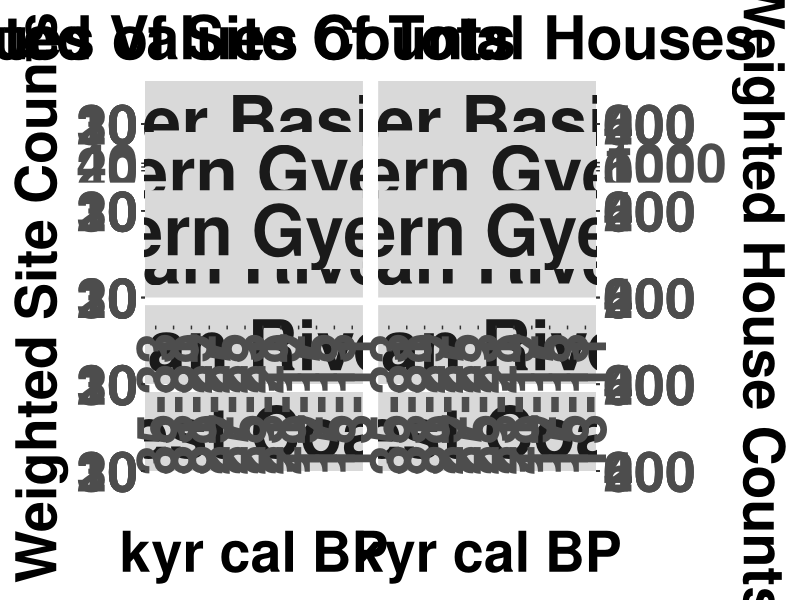

The R script that drew this image:
library(dplyr)
library(ggplot2)
library(readr)
library(stringr)
library(tidyr)
library(ggsci)
library(patchwork)
library(here)

here()

# 데이터 읽기
Data <- read_csv(here("Data","After_Combine.csv"))

Data_clean <- Data %>% filter(is.na(Mismatch_Flag))


Site_Minmax <- Data_clean %>% 
  group_by(Site_Code, Sub_Region, Total_Houses, Period_New) %>% 
  summarise(
    median_min = min(median, na.rm = TRUE),
    median_max = max(median, na.rm = TRUE),
    .groups = "drop"
  )

# Counting Total Houses per sub region
Regional_Total_Houses <- Site_Minmax %>%
  group_by(Sub_Region) %>%
  summarise(
    total_houses = sum(Total_Houses, na.rm = TRUE),
    site_count = n_distinct(Site_Code),
    .groups = "drop"
  )


Regional_Total_Houses_Period <- Site_Minmax %>%
  group_by(Sub_Region,Period_New) %>%
  summarise(
    total_houses = sum(Total_Houses, na.rm = TRUE),
    site_count = n_distinct(Site_Code),
    .groups = "drop"
  )


# Create a sequence of time intervals
intervals <- seq(3500, 1100, by = -200)

# Function to calculate phases and phases string for each site
calculate_phases <- function(site_data) {
  presence_phases <- 0
  phases_string <- character(0)
  
  for (i in (length(intervals) - 1):1) {
    interval_start <- intervals[i]
    interval_end <- intervals[i + 1]
    
    min_val <- as.numeric(site_data[["median_min"]])
    max_val <- as.numeric(site_data[["median_max"]])
    
    if (is.na(min_val) || is.na(max_val)) next
    
    if (max_val >= interval_end && min_val <= interval_start) {
      presence_phases <- presence_phases + 1
      phases_string <- c(phases_string, sprintf("%d-%d", interval_start, interval_end))
    }
  }
  
  phases_string <- rev(phases_string)
  return(c(presence_phases, paste(phases_string, collapse = ",")))
}

results <- t(apply(Site_Minmax, 1, calculate_phases))

# Add results to the data frame
Site_Minmax$presence_phases <- as.integer(results[, 1])
Site_Minmax$phases_string <- results[, 2]

# Calculate values based on number of presence phases
Site_Minmax$phase_weight <- round(1 / Site_Minmax$presence_phases, 2)
Site_Minmax$adjusted_house_count <- Site_Minmax$phase_weight * Site_Minmax$Total_Houses

# Remove sites with zero presence phases
Site_Minmax <- Site_Minmax %>% filter(presence_phases != 0)

# Expand rows so that each phase has a separate row
Site_Minmax <- separate_rows(Site_Minmax, phases_string, sep = ",")

# List of all unique phases present
unique(Site_Minmax$phases_string)

# Define phase orders and labels
phase_order <- c("3500-3300", "3300-3100", "3100-2900", "2900-2700",
                 "2700-2500", "2500-2300", "2300-2100", "2100-1900",
                 "1900-1700", "1700-1500", "1500-1300", "1300-1100")

phase_labels <- c("35-33", "33-31", "31-29", "29-27",
                  "27-25", "25-23", "23-21", "21-19",
                  "19-17", "17-15", "15-13", "13-11")

Site_Minmax$Sub_Region <- factor(Site_Minmax$Sub_Region, levels = c('Northern Gyeonggi',
                                                                    'Southern Gyeonggi',
                                                                    'North Han River Basin',
                                                                    'South Han River Basin',
                                                                    'West Coast'))



Site_Minmax_total <- Site_Minmax %>%
  group_by(phases_string) %>%
  summarise(
    phase_weight = sum(phase_weight, na.rm = TRUE),
    adjusted_house_count = sum(adjusted_house_count, na.rm = TRUE),
    .groups = "drop"
  ) %>%
  mutate(Sub_Region = "Han River Basin(Total)")

# Total plot1
plot1_total <- Site_Minmax_total %>%
  ggplot(aes(x = phases_string, y = phase_weight)) +
  geom_bar(stat = "identity", fill = "#80796BFF") + 
  facet_wrap(~ Sub_Region) +
  theme(
    legend.position = "none",
    axis.text.x = element_blank(),
    axis.text.y = element_text(size = 40, face = "bold"),
    text = element_text(size = 40, face = "bold"),
    axis.title.x = element_blank(),  
    axis.title.y = element_blank(),   
    strip.text = element_text(size = 50, face = "bold")
  ) +
  scale_x_discrete(limits = phase_order, labels = phase_labels)

# Total plot2
plot2_total <- Site_Minmax_total %>%
  ggplot(aes(x = phases_string, y = adjusted_house_count)) +
  geom_bar(stat = "identity", fill = "#80796BFF") +
  facet_wrap(~ Sub_Region) +
  scale_y_continuous(position = "right") +
  theme(
    legend.position = "none",
    axis.text.x = element_blank(),
    axis.text.y = element_text(size = 40, face = "bold"),
    text = element_text(size = 40, face = "bold"),
    axis.title.x = element_blank(),
    axis.title.y = element_blank(),     # y축 제목 제거
    strip.text = element_text(size = 50, face = "bold")
  ) +
  scale_x_discrete(limits = phase_order, labels = phase_labels) 

# Sub_Region plot1 


plot1_regions <- Site_Minmax %>%
  ggplot(aes(x = phases_string, y = phase_weight, fill = Sub_Region)) +
  geom_bar(stat = "identity") +
  facet_wrap(~ Sub_Region, nrow = 5) +
  scale_fill_jama() +
  coord_cartesian(ylim = c(0, 30)) +  
  theme(
    legend.position = "none",
    axis.text.x = element_text(angle = 90, vjust = 0.5, hjust = 1, size = 40, face = "bold"),
    axis.text.y = element_text(size = 40, face = "bold"),
    text = element_text(size = 40, face = "bold"),
    axis.title.x = element_text(margin = margin(t = 40), face = "bold"),
    axis.title.y = element_text(margin = margin(r = 5), face = "bold"),
    strip.text = element_text(size = 50, face = "bold")
  ) +
  scale_x_discrete(limits = phase_order, labels = phase_labels) +
  labs(x = "kyr cal BP", y = "Weighted Site Counts")


# Sub_Region plot2 
plot2_regions <- Site_Minmax %>%
  ggplot(aes(x = phases_string, y = adjusted_house_count, fill = Sub_Region)) +
  geom_bar(stat = "identity") +
  facet_wrap(~ Sub_Region, nrow = 5) +
  scale_fill_jama() +
  coord_cartesian(ylim = c(0, 600)) +  
  scale_y_continuous(position = "right", limits = c(0, 600)) +
  theme(
    legend.position = "none",
    axis.text.x = element_text(angle = 90, vjust = 0.5, hjust = 1, size = 40, face = "bold"),
    axis.text.y = element_text(size = 40, face = "bold"),
    text = element_text(size = 40, face = "bold"),
    axis.title.x = element_text(margin = margin(t = 40), face = "bold"),
    axis.title.y = element_text(margin = margin(r = 5), face = "bold"),
    strip.text = element_text(size = 50, face = "bold")
  ) +
  scale_x_discrete(limits = phase_order, labels = phase_labels) +
  labs(x = "kyr cal BP", y = "Weighted House Counts")


plot1_total <- plot1_total + 
  ggtitle("(a) Weighted Values of Site Counts") +
  theme(plot.title = element_text(size = 43, face = "bold", hjust = 0.8))

plot2_total <- plot2_total + 
  ggtitle("(b) Weighted Values of Total Houses") +
  theme(plot.title = element_text(size = 43, face = "bold", hjust = 0.8))

final_plot <- (plot1_total | plot2_total) / (plot1_regions | plot2_regions) +
  plot_layout(heights = c(1, 5))

ggsave("combined_graphs_differential_y_JAMA_250604.png", 
       plot = final_plot,
       width = 24, 
       height = 32, 
       units = "in", 
       dpi = 500)
